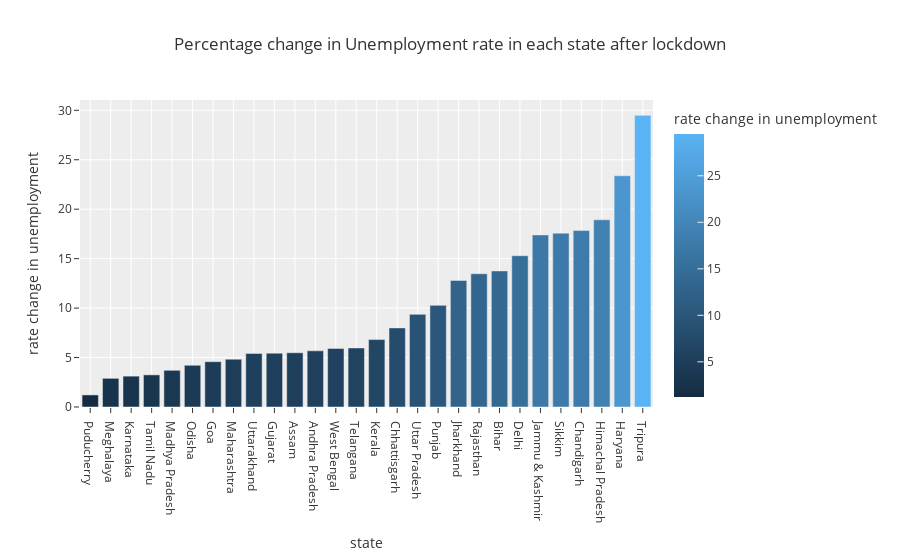

The code cell stored with this chart in its notebook:
### Code cell
import plotly.express as px

fig = px.bar(lockdown,
             x='state',
             y='rate change in unemployment',
             color='rate change in unemployment',
             title='Percentage change in Unemployment rate in each state after lockdown',
             template='ggplot2',
             category_orders={'state': sorted(lockdown['state'].unique(), key=lambda x: -lockdown[lockdown['state'] == x]['rate change in unemployment'].mean())},
             color_discrete_map={0: 'red', 10: 'green', 20: 'Black'}  
            )

fig.update_layout(xaxis={'categoryorder': 'total ascending'})

fig.show()

### Figure 1 — Plotly figure (JSON) as saved in the notebook; plotly's stock layout.template omitted (floating-point values rounded to 4 significant figures)
{"data": [{"alignmentgroup": "True", "hovertemplate": "state=%{x}<br>rate change in unemployment=%{marker.color}<extra></extra>", "legendgroup": "", "marker": {"color": [5.68, 5.49, 13.76, 17.84, 8, 15.3, 4.58, 5.44, 23.38, 18.93, 17.4, 12.8, 3.12, 6.82, 3.71, 4.83, 2.9, 4.22, 1.22, 10.28, 13.47, 17.58, 3.25, 5.97, 29.49, 9.37, 5.42, 5.92], "coloraxis": "coloraxis", "pattern": {"shape": ""}}, "name": "", "offsetgroup": "", "orientation": "v", "showlegend": false, "textposition": "auto", "type": "bar", "x": ["Andhra Pradesh", "Assam", "Bihar", "Chandigarh", "Chhattisgarh", "Delhi", "Goa", "Gujarat", "Haryana", "Himachal Pradesh", "Jammu & Kashmir", "Jharkhand", "Karnataka", "Kerala", "Madhya Pradesh", "Maharashtra", "Meghalaya", "Odisha", "Puducherry", "Punjab", "Rajasthan", "Sikkim", "Tamil Nadu", "Telangana", "Tripura", "Uttar Pradesh", "Uttarakhand", "West Bengal"], "xaxis": "x", "y": [5.68, 5.49, 13.76, 17.84, 8, 15.3, 4.58, 5.44, 23.38, 18.93, 17.4, 12.8, 3.12, 6.82, 3.71, 4.83, 2.9, 4.22, 1.22, 10.28, 13.47, 17.58, 3.25, 5.97, 29.49, 9.37, 5.42, 5.92], "yaxis": "y"}], "layout": {"autosize": true, "barmode": "relative", "coloraxis": {"colorbar": {"title": {"text": "rate change in unemployment"}}, "colorscale": [[0, "rgb(20,44,66)"], [1, "rgb(90,179,244)"]]}, "legend": {"tracegroupgap": 0}, "title": {"text": "Percentage change in Unemployment rate in each state after lockdown"}, "xaxis": {"anchor": "y", "autorange": true, "categoryarray": ["Tripura", "Haryana", "Himachal Pradesh", "Chandigarh", "Sikkim", "Jammu & Kashmir", "Delhi", "Bihar", "Rajasthan", "Jharkhand", "Punjab", "Uttar Pradesh", "Chhattisgarh", "Kerala", "Telangana", "West Bengal", "Andhra Pradesh", "Assam", "Gujarat", "Uttarakhand", "Maharashtra", "Goa", "Odisha", "Madhya Pradesh", "Tamil Nadu", "Karnataka", "Meghalaya", "Puducherry"], "categoryorder": "total ascending", "domain": [0, 1], "range": [-0.5, 27.5], "title": {"text": "state"}, "type": "category"}, "yaxis": {"anchor": "x", "autorange": true, "domain": [0, 1], "range": [0, 31.04], "title": {"text": "rate change in unemployment"}, "type": "linear"}}}
